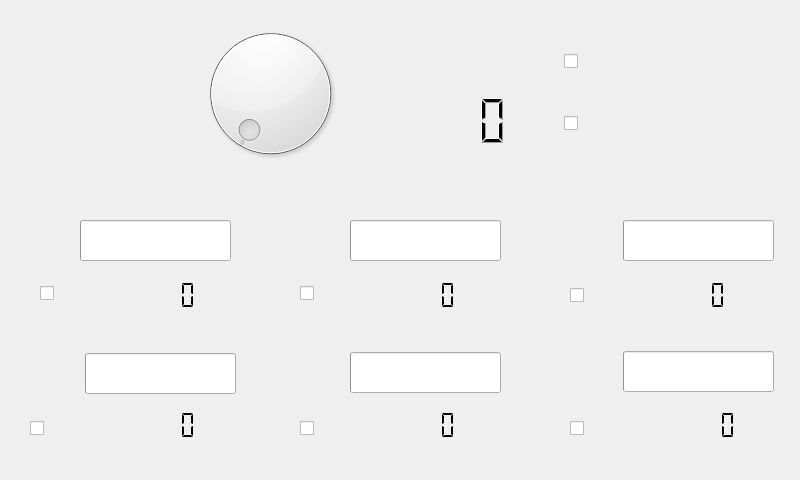
<?xml version="1.0" encoding="UTF-8"?>
<ui version="4.0">
 <class>MainWindow</class>
 <widget class="QMainWindow" name="MainWindow">
  <property name="geometry">
   <rect>
    <x>0</x>
    <y>0</y>
    <width>800</width>
    <height>480</height>
   </rect>
  </property>
  <property name="sizePolicy">
   <sizepolicy hsizetype="Fixed" vsizetype="Fixed">
    <horstretch>0</horstretch>
    <verstretch>0</verstretch>
   </sizepolicy>
  </property>
  <property name="windowTitle">
   <string>MainWindow</string>
  </property>
  <property name="styleSheet">
   <string notr="true"/>
  </property>
  <widget class="QWidget" name="centralwidget">
   <widget class="QProgressBar" name="pb1">
    <property name="geometry">
     <rect>
      <x>80</x>
      <y>220</y>
      <width>151</width>
      <height>41</height>
     </rect>
    </property>
    <property name="maximum">
     <number>300</number>
    </property>
    <property name="value">
     <number>0</number>
    </property>
    <property name="textVisible">
     <bool>false</bool>
    </property>
   </widget>
   <widget class="QProgressBar" name="pb2">
    <property name="geometry">
     <rect>
      <x>350</x>
      <y>220</y>
      <width>151</width>
      <height>41</height>
     </rect>
    </property>
    <property name="maximum">
     <number>300</number>
    </property>
    <property name="value">
     <number>0</number>
    </property>
    <property name="textVisible">
     <bool>false</bool>
    </property>
   </widget>
   <widget class="QProgressBar" name="pb3">
    <property name="geometry">
     <rect>
      <x>623</x>
      <y>220</y>
      <width>151</width>
      <height>41</height>
     </rect>
    </property>
    <property name="maximum">
     <number>300</number>
    </property>
    <property name="value">
     <number>0</number>
    </property>
    <property name="textVisible">
     <bool>false</bool>
    </property>
   </widget>
   <widget class="QLCDNumber" name="lcd3">
    <property name="geometry">
     <rect>
      <x>630</x>
      <y>280</y>
      <width>121</width>
      <height>31</height>
     </rect>
    </property>
    <property name="styleSheet">
     <string notr="true"/>
    </property>
    <property name="frameShape">
     <enum>QFrame::NoFrame</enum>
    </property>
    <property name="midLineWidth">
     <number>0</number>
    </property>
    <property name="digitCount">
     <number>5</number>
    </property>
    <property name="segmentStyle">
     <enum>QLCDNumber::Flat</enum>
    </property>
    <property name="value" stdset="0">
     <double>0.000000000000000</double>
    </property>
   </widget>
   <widget class="QPushButton" name="pushButton">
    <property name="geometry">
     <rect>
      <x>30</x>
      <y>80</y>
      <width>101</width>
      <height>81</height>
     </rect>
    </property>
    <property name="styleSheet">
     <string notr="true"/>
    </property>
    <property name="text">
     <string/>
    </property>
    <property name="flat">
     <bool>true</bool>
    </property>
   </widget>
   <widget class="QPushButton" name="pushButton_2">
    <property name="geometry">
     <rect>
      <x>670</x>
      <y>80</y>
      <width>101</width>
      <height>81</height>
     </rect>
    </property>
    <property name="styleSheet">
     <string notr="true"/>
    </property>
    <property name="text">
     <string/>
    </property>
    <property name="flat">
     <bool>true</bool>
    </property>
   </widget>
   <widget class="QLCDNumber" name="lcd1">
    <property name="geometry">
     <rect>
      <x>100</x>
      <y>280</y>
      <width>121</width>
      <height>31</height>
     </rect>
    </property>
    <property name="styleSheet">
     <string notr="true"/>
    </property>
    <property name="frameShape">
     <enum>QFrame::NoFrame</enum>
    </property>
    <property name="segmentStyle">
     <enum>QLCDNumber::Flat</enum>
    </property>
    <property name="value" stdset="0">
     <double>0.000000000000000</double>
    </property>
   </widget>
   <widget class="QLCDNumber" name="lcd2">
    <property name="geometry">
     <rect>
      <x>360</x>
      <y>280</y>
      <width>121</width>
      <height>31</height>
     </rect>
    </property>
    <property name="styleSheet">
     <string notr="true"/>
    </property>
    <property name="frameShape">
     <enum>QFrame::NoFrame</enum>
    </property>
    <property name="lineWidth">
     <number>3</number>
    </property>
    <property name="segmentStyle">
     <enum>QLCDNumber::Flat</enum>
    </property>
    <property name="value" stdset="0">
     <double>0.000000000000000</double>
    </property>
   </widget>
   <widget class="QProgressBar" name="pb4">
    <property name="geometry">
     <rect>
      <x>85</x>
      <y>353</y>
      <width>151</width>
      <height>41</height>
     </rect>
    </property>
    <property name="maximum">
     <number>300</number>
    </property>
    <property name="value">
     <number>0</number>
    </property>
    <property name="textVisible">
     <bool>false</bool>
    </property>
   </widget>
   <widget class="QProgressBar" name="pb5">
    <property name="geometry">
     <rect>
      <x>350</x>
      <y>352</y>
      <width>151</width>
      <height>41</height>
     </rect>
    </property>
    <property name="value">
     <number>0</number>
    </property>
    <property name="textVisible">
     <bool>false</bool>
    </property>
   </widget>
   <widget class="QProgressBar" name="pb6">
    <property name="geometry">
     <rect>
      <x>623</x>
      <y>351</y>
      <width>151</width>
      <height>41</height>
     </rect>
    </property>
    <property name="maximum">
     <number>300</number>
    </property>
    <property name="value">
     <number>0</number>
    </property>
    <property name="textVisible">
     <bool>false</bool>
    </property>
   </widget>
   <widget class="QLCDNumber" name="lcd6">
    <property name="geometry">
     <rect>
      <x>640</x>
      <y>410</y>
      <width>121</width>
      <height>31</height>
     </rect>
    </property>
    <property name="styleSheet">
     <string notr="true"/>
    </property>
    <property name="frameShape">
     <enum>QFrame::NoFrame</enum>
    </property>
    <property name="segmentStyle">
     <enum>QLCDNumber::Flat</enum>
    </property>
    <property name="value" stdset="0">
     <double>0.000000000000000</double>
    </property>
   </widget>
   <widget class="QLCDNumber" name="lcd5">
    <property name="geometry">
     <rect>
      <x>360</x>
      <y>410</y>
      <width>121</width>
      <height>31</height>
     </rect>
    </property>
    <property name="styleSheet">
     <string notr="true"/>
    </property>
    <property name="frameShape">
     <enum>QFrame::NoFrame</enum>
    </property>
    <property name="frameShadow">
     <enum>QFrame::Raised</enum>
    </property>
    <property name="segmentStyle">
     <enum>QLCDNumber::Flat</enum>
    </property>
    <property name="value" stdset="0">
     <double>0.000000000000000</double>
    </property>
   </widget>
   <widget class="QLCDNumber" name="lcd4">
    <property name="geometry">
     <rect>
      <x>100</x>
      <y>410</y>
      <width>121</width>
      <height>31</height>
     </rect>
    </property>
    <property name="styleSheet">
     <string notr="true"/>
    </property>
    <property name="frameShape">
     <enum>QFrame::NoFrame</enum>
    </property>
    <property name="segmentStyle">
     <enum>QLCDNumber::Flat</enum>
    </property>
    <property name="value" stdset="0">
     <double>0.000000000000000</double>
    </property>
   </widget>
   <widget class="QCheckBox" name="checkBox">
    <property name="geometry">
     <rect>
      <x>40</x>
      <y>285</y>
      <width>16</width>
      <height>17</height>
     </rect>
    </property>
    <property name="text">
     <string/>
    </property>
   </widget>
   <widget class="QCheckBox" name="checkBox_2">
    <property name="geometry">
     <rect>
      <x>300</x>
      <y>285</y>
      <width>16</width>
      <height>17</height>
     </rect>
    </property>
    <property name="text">
     <string/>
    </property>
   </widget>
   <widget class="QCheckBox" name="checkBox_3">
    <property name="geometry">
     <rect>
      <x>570</x>
      <y>285</y>
      <width>16</width>
      <height>21</height>
     </rect>
    </property>
    <property name="sizePolicy">
     <sizepolicy hsizetype="Minimum" vsizetype="Fixed">
      <horstretch>1</horstretch>
      <verstretch>0</verstretch>
     </sizepolicy>
    </property>
    <property name="text">
     <string/>
    </property>
    <property name="iconSize">
     <size>
      <width>30</width>
      <height>30</height>
     </size>
    </property>
    <property name="shortcut">
     <string notr="true"/>
    </property>
    <property name="checked">
     <bool>false</bool>
    </property>
    <property name="autoRepeat">
     <bool>false</bool>
    </property>
    <property name="tristate">
     <bool>false</bool>
    </property>
   </widget>
   <widget class="QCheckBox" name="checkBox_4">
    <property name="geometry">
     <rect>
      <x>30</x>
      <y>420</y>
      <width>16</width>
      <height>17</height>
     </rect>
    </property>
    <property name="text">
     <string/>
    </property>
   </widget>
   <widget class="QCheckBox" name="checkBox_5">
    <property name="geometry">
     <rect>
      <x>300</x>
      <y>420</y>
      <width>16</width>
      <height>17</height>
     </rect>
    </property>
    <property name="text">
     <string/>
    </property>
   </widget>
   <widget class="QCheckBox" name="checkBox_6">
    <property name="geometry">
     <rect>
      <x>570</x>
      <y>420</y>
      <width>16</width>
      <height>17</height>
     </rect>
    </property>
    <property name="text">
     <string/>
    </property>
   </widget>
   <widget class="QLabel" name="label">
    <property name="geometry">
     <rect>
      <x>0</x>
      <y>0</y>
      <width>800</width>
      <height>480</height>
     </rect>
    </property>
    <property name="text">
     <string/>
    </property>
    <property name="pixmap">
     <pixmap>GUI1.jpg</pixmap>
    </property>
    <property name="scaledContents">
     <bool>true</bool>
    </property>
    <property name="wordWrap">
     <bool>false</bool>
    </property>
   </widget>
   <widget class="QDial" name="dialC">
    <property name="geometry">
     <rect>
      <x>195</x>
      <y>18</y>
      <width>151</width>
      <height>151</height>
     </rect>
    </property>
    <property name="maximum">
     <number>50</number>
    </property>
   </widget>
   <widget class="QLCDNumber" name="Cons">
    <property name="geometry">
     <rect>
      <x>370</x>
      <y>90</y>
      <width>141</width>
      <height>61</height>
     </rect>
    </property>
    <property name="frameShape">
     <enum>QFrame::NoFrame</enum>
    </property>
    <property name="frameShadow">
     <enum>QFrame::Raised</enum>
    </property>
    <property name="lineWidth">
     <number>2</number>
    </property>
   </widget>
   <widget class="QCheckBox" name="UPcheck">
    <property name="geometry">
     <rect>
      <x>564</x>
      <y>51</y>
      <width>16</width>
      <height>21</height>
     </rect>
    </property>
    <property name="autoFillBackground">
     <bool>false</bool>
    </property>
    <property name="styleSheet">
     <string notr="true"/>
    </property>
    <property name="text">
     <string/>
    </property>
    <property name="tristate">
     <bool>false</bool>
    </property>
    <attribute name="buttonGroup">
     <string notr="true">buttonGroup</string>
    </attribute>
   </widget>
   <widget class="QCheckBox" name="DOWNcheck">
    <property name="geometry">
     <rect>
      <x>564</x>
      <y>113</y>
      <width>16</width>
      <height>21</height>
     </rect>
    </property>
    <property name="autoFillBackground">
     <bool>false</bool>
    </property>
    <property name="styleSheet">
     <string notr="true"/>
    </property>
    <property name="text">
     <string/>
    </property>
    <property name="tristate">
     <bool>false</bool>
    </property>
    <attribute name="buttonGroup">
     <string notr="true">buttonGroup</string>
    </attribute>
   </widget>
   <zorder>label</zorder>
   <zorder>pb1</zorder>
   <zorder>pb2</zorder>
   <zorder>pb3</zorder>
   <zorder>lcd3</zorder>
   <zorder>pushButton</zorder>
   <zorder>pushButton_2</zorder>
   <zorder>lcd1</zorder>
   <zorder>lcd2</zorder>
   <zorder>pb4</zorder>
   <zorder>pb5</zorder>
   <zorder>pb6</zorder>
   <zorder>lcd6</zorder>
   <zorder>lcd5</zorder>
   <zorder>lcd4</zorder>
   <zorder>checkBox</zorder>
   <zorder>checkBox_2</zorder>
   <zorder>checkBox_3</zorder>
   <zorder>checkBox_4</zorder>
   <zorder>checkBox_5</zorder>
   <zorder>checkBox_6</zorder>
   <zorder>dialC</zorder>
   <zorder>Cons</zorder>
   <zorder>UPcheck</zorder>
   <zorder>DOWNcheck</zorder>
  </widget>
 </widget>
 <resources/>
 <connections>
  <connection>
   <sender>dialC</sender>
   <signal>valueChanged(int)</signal>
   <receiver>Cons</receiver>
   <slot>display(int)</slot>
   <hints>
    <hint type="sourcelabel">
     <x>281</x>
     <y>121</y>
    </hint>
    <hint type="destinationlabel">
     <x>458</x>
     <y>104</y>
    </hint>
   </hints>
  </connection>
 </connections>
 <buttongroups>
  <buttongroup name="buttonGroup"/>
 </buttongroups>
</ui>
